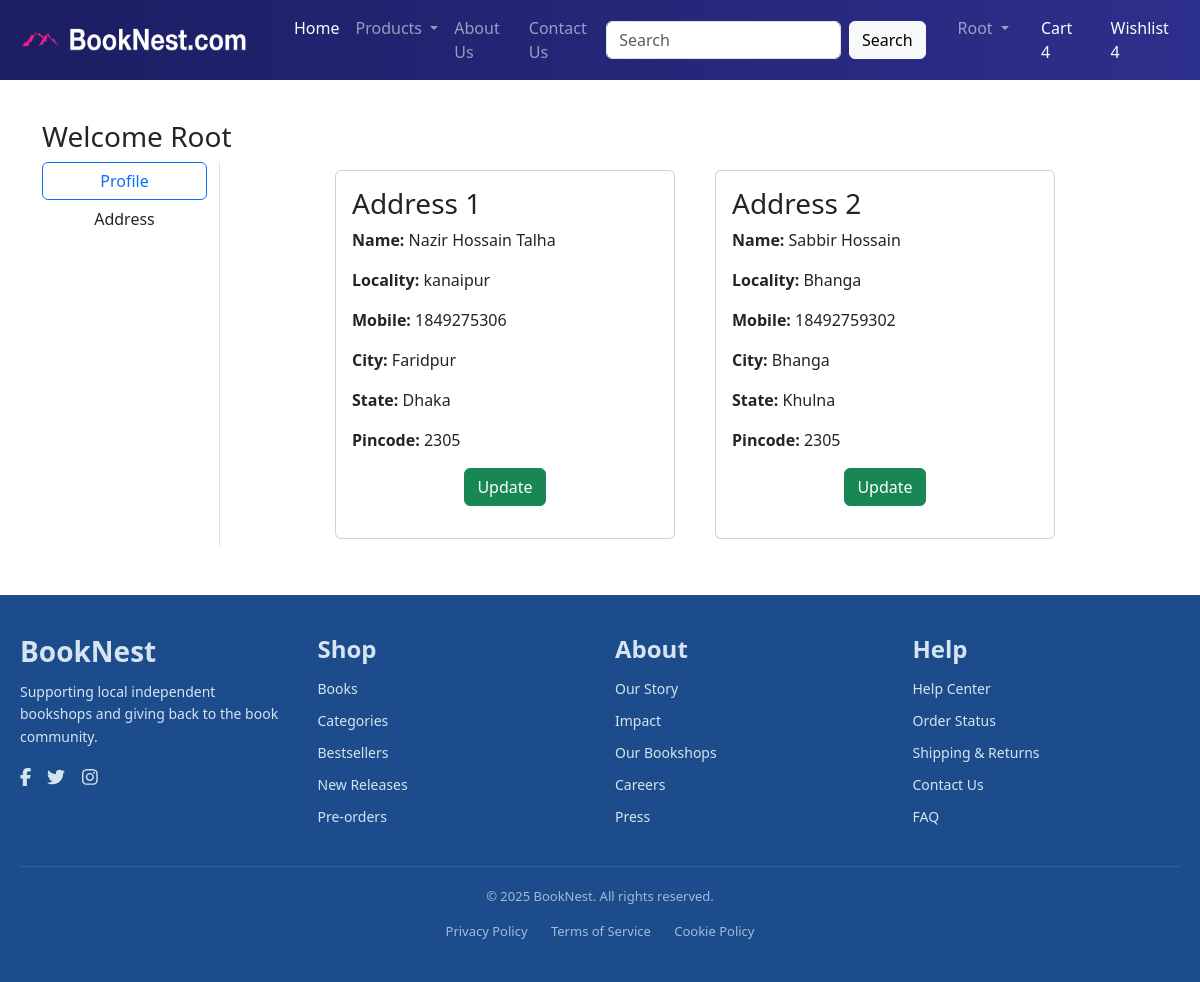
Page /address/ (signed in) on the earlier database version.
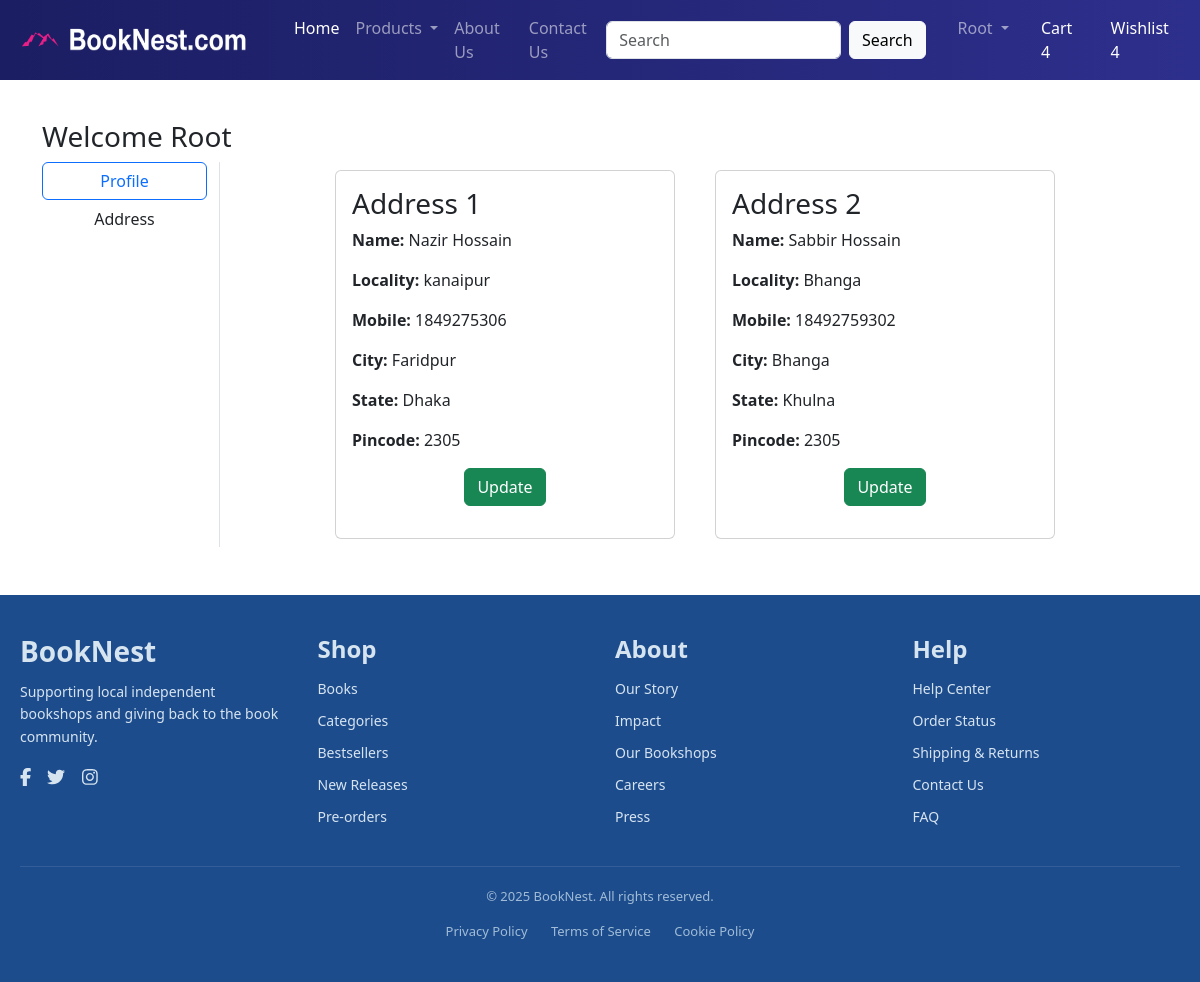
Same page on the later database version.
### app/models.py (models this page shows, shortened)
class Customer(models.Model):
    user = models.ForeignKey(User, on_delete=models.CASCADE)
    name = models.CharField(max_length=200)
    locality = models.CharField(max_length=200)
    city = models.CharField(max_length=200)
    mobile = models.IntegerField(default=0)
    zipcode = models.IntegerField()
    state = models.CharField(choices=STATE_CHOICES, max_length=100)

### app/views.py (the view)
# urls.py: path('address/', views.address, name='address'),
def address(request):
    add = Customer.objects.filter(user=request.user)
    return render(request, 'app/address.html', locals())

### app/templates/app/address.html (shortened to what this page needs)
{% extends "app/base.html" %}
{% load static %}
{% block main-content %}
<div  class="container my-5">
    <div class="row">
        <h3>Welcome <span class="text-capitalize">{{ request.user }}</span></h3>
        <div class="col-sm-2 border-end">
            <ul class="list-unstyled">
                <li class="d-grid"><a href="{% url 'profile' %}" class="btn btn-outline-primary">Profile</a></li>
                <li class="d-grid"><a href="{% url 'address' %}" class="btn">Address</a></li>
            </ul>
        </div>
        <div class="col-sm-8 offset-sm-1">
            <div class="row">
                {% for ad in add %}
                <div class="col-sm-6">
                    <div class="card m-2">
                        <div class="card-body">
                            <h3>Address {{ forloop.counter }}</h3>
                            <p><strong>Name:</strong> {{ ad.name }}</p>
                            <p><strong>Locality:</strong> {{ ad.locality }}</p>
                            <p><strong>Mobile:</strong> {{ ad.mobile }}</p>
                            <p><strong>City:</strong> {{ ad.city }}</p>
                            <p><strong>State:</strong> {{ ad.state }}</p>
                            <p><strong>Pincode:</strong> {{ ad.zipcode }}</p>
                            <p class='text-center'>
                                <a href="{% url 'updateAddress' pk=ad.id%}" type="button" class="btn btn-success">Update</a></p>
                            </div>
                        </div>
                    </div>
                {% endfor %}
            </div>
        </div>
    </div>
</div>
{% endblock main-content %}

Differences in the rows shown:
changed Customer "kanaipur": name "Nazir Hossain Talha" → "Nazir Hossain"
